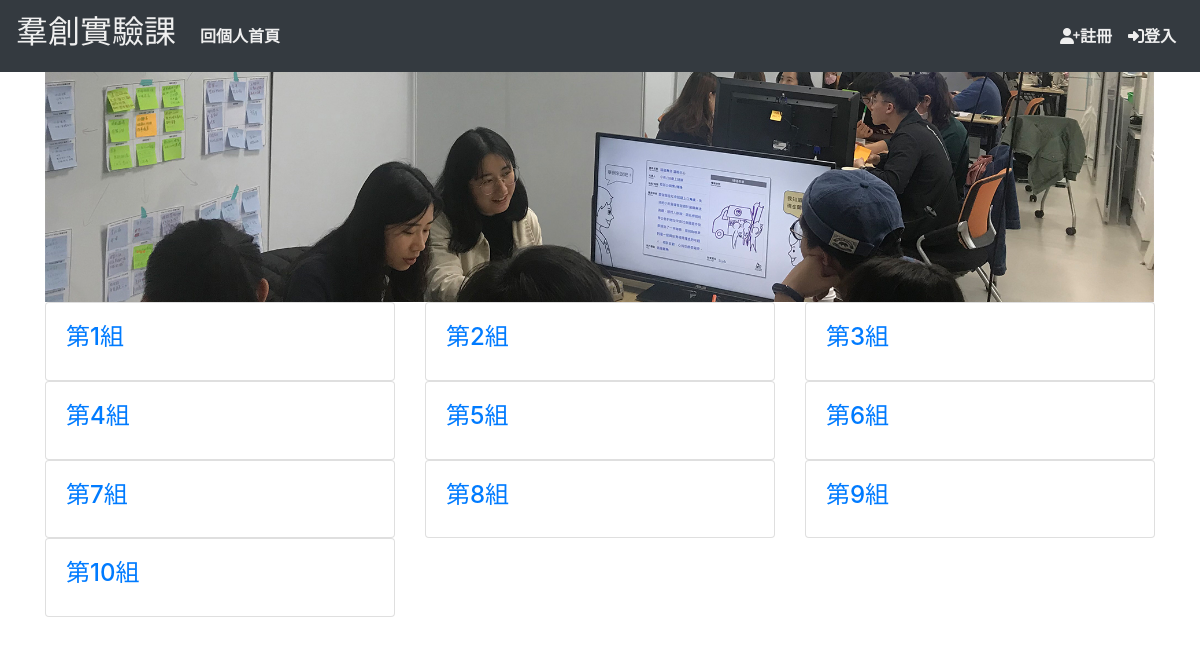
Screenshot of /group_view/3 with the database file from the repository.
### login/models.py (models this page shows, shortened)
class Group(models.Model):
    group = models.CharField(max_length=128, null=True, blank=True)
    group_user = models.ManyToManyField(User, blank=True,related_name='user_user')
    activate = models.ForeignKey('CreateActivate', on_delete=models.CASCADE, blank=True)

### login/views.py (the view)
# urls.py: path('group_view/<int:pk>', views.view_group, name='view_group'),
def view_group(request, pk):
    activate_a = models.CreateActivate.objects.filter(id=pk)
    group_a = models.Group.objects.filter(activate=pk)
    context = {
        'activate_a': activate_a,
        'group_a': group_a,
        'pk': pk
    }
    return render(request, 'view_group.html', context)

### templates/view_group.html (shortened to what this page needs)
{% extends 'base.html' %}
{% load staticfiles %}
{% block  content %}
    <div class="container">
        <div class="row>">
            <img class="img-fluid" alt="Responsive image" src="{% static 'images/index.jpg' %}" style="height: auto">
     </div>
         {% for group_a1 in group_a %}
        {% cycle "<div  class='row'> <div class='col-md-4'>" "<div class='col-md-4'>" "<div class='col-md-4'>"  %}
 <div class="card" style="width: auto;">
                                    <div class="card-body">
                           <div class="card-text">
             <a href={% url 'card' pk=group_a1.id %}><h4>{{ group_a1.group}}</h4></a>
</div></div>
                        </div>
                </div>
            {% cycle   " " " " "</div>" %}
   {% endfor %}   </div>
</div>
{% endblock %}

### templates/base.html (shortened to what this page needs)
<!DOCTYPE html>
<html lang="en">
<head>
{% load static %}
    {% include "tool/bootstrapt_3.4.html" %}
    {% include "part/nav.html" %}
</head>
<body>
{% block content %}
{% endblock %}
</body>
</html>

### templates/tool/bootstrapt_3.4.html (shortened to what this page needs)
<link rel="stylesheet" href="https://stackpath.bootstrapcdn.com/bootstrap/4.4.1/css/bootstrap.min.css">

### templates/part/nav.html (shortened to what this page needs)
{% block nav %}
    <nav class="navbar navbar-expand-md bg-dark navbar-dark " id="nav-css">
        <div class="navbar-brand"><h2>羣創實驗課</h2></div>
        <div class="collapse navbar-collapse " id="mylink">
              <ul class="navbar-nav mr-auto float-right">
                <li class="nav-item ">
                    <a class="nav-link" href={% url 'index' %}><b>回個人首頁</b></a>
                </li>
              </ul>
             <ul class="navbar-nav">
                <li class="nav-item ">
                    <a class="nav-link" href="/register"><i class="fas fa-user-plus">註冊</i></a>
                </li>
                 {% if request.session.user_name %}
                     <li class="nav-item ">
                    <a class="nav-link" href="/logout"><i class="fas fa-sign-in-alt">登出</i></a>
                </li>
                 {% else %}
                 <li class="nav-item ">
                    <a class="nav-link" href="/login"><i class="fas fa-sign-in-alt">登入</i></a>
                </li>
                 {% endif %}
              </ul>
          </div>
    </nav>
{% endblock %}

### templates/part/nav.html (style rules this page uses)
h2,b,i { color: #efefef; }

### rows the page displays
Group: group "第1組"
Group: group "第2組"
Group: group "第3組"
Group: group "第4組"
Group: group "第5組"
Group: group "第6組"
Group: group "第7組"
Group: group "第8組"
Group: group "第9組"
Group: group "第10組"
